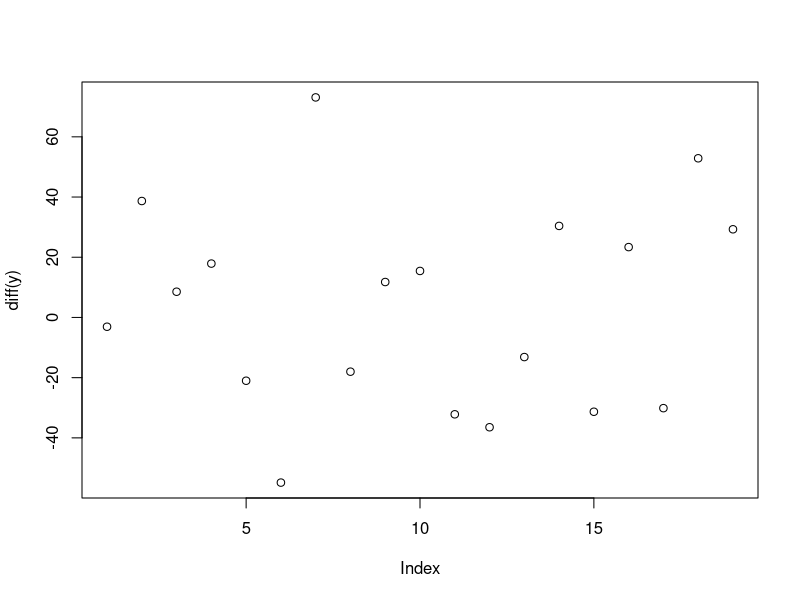
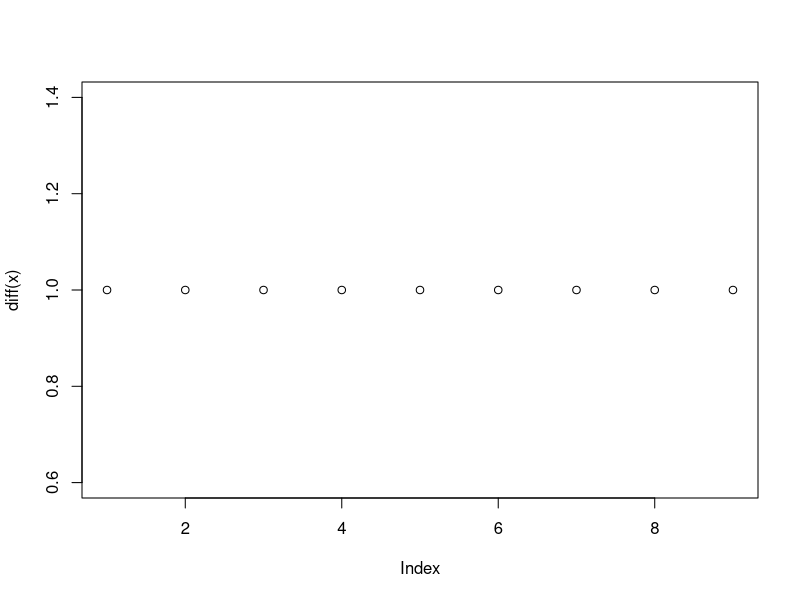

Reproduce these figures in R, in order.
## ---- chunk 1
# This is a so-called "R chunk" where you can write R code.

date()

setwd("C:/LocalData/linwang/OneDrive - University of Helsinki/course/Open data science 2020/IODS-project")

# This is a so-called "R chunk" where you can write R code.

x <- seq(1,10, by = 1)
y <- runif(20, min = 1, max = 100)
plot(diff(y) )
plot(diff (x))

